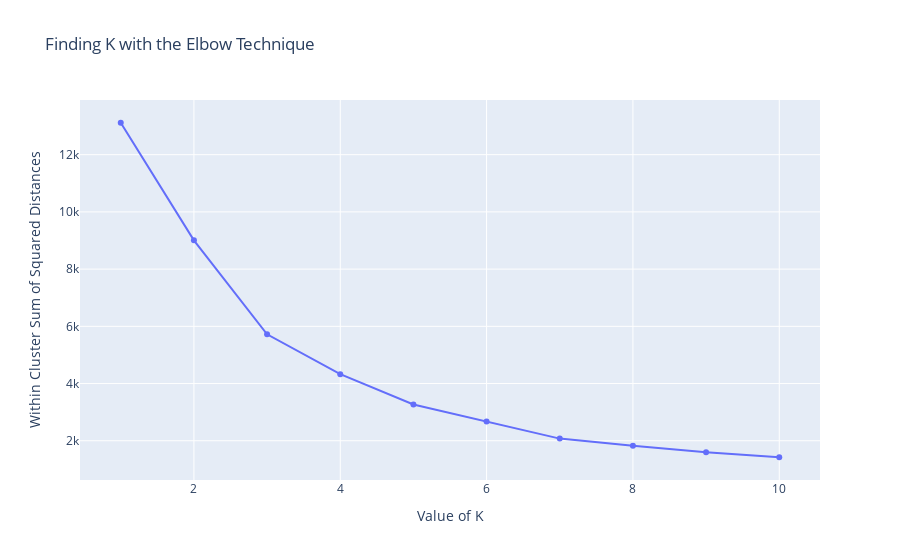

The notebook cell saved with this chart:
### Markdown cell above
### Find the Optimal value of K

### Code cell
wcsse = []
number_clusters = [i for i in range(1,11)]
for clusters_num in number_clusters:
    model = KMeans(clusters_num, n_init=10)
    model.fit(x)
    wcsse_iter = model.inertia_
    wcsse.append(wcsse_iter)
fig = go.Figure(data=go.Scatter(x=number_clusters, y=wcsse, mode='lines+markers'))
fig.update_layout(
    title="Finding K with the Elbow Technique",
    xaxis_title="Value of K",
    yaxis_title="Within Cluster Sum of Squared Distances",
)
fig.show()

### Figure 1 — Plotly figure (JSON) as saved in the notebook; plotly's stock layout.template omitted (floating-point values rounded to 4 significant figures)
{"data": [{"mode": "lines+markers", "type": "scatter", "x": [1, 2, 3, 4, 5, 6, 7, 8, 9, 10], "y": [13120.0, 9007.0, 5722.0, 4327.0, 3270.0, 2670.0, 2075.0, 1823.0, 1600.0, 1424.0]}], "layout": {"title": {"text": "Finding K with the Elbow Technique"}, "xaxis": {"title": {"text": "Value of K"}}, "yaxis": {"title": {"text": "Within Cluster Sum of Squared Distances"}}}}
